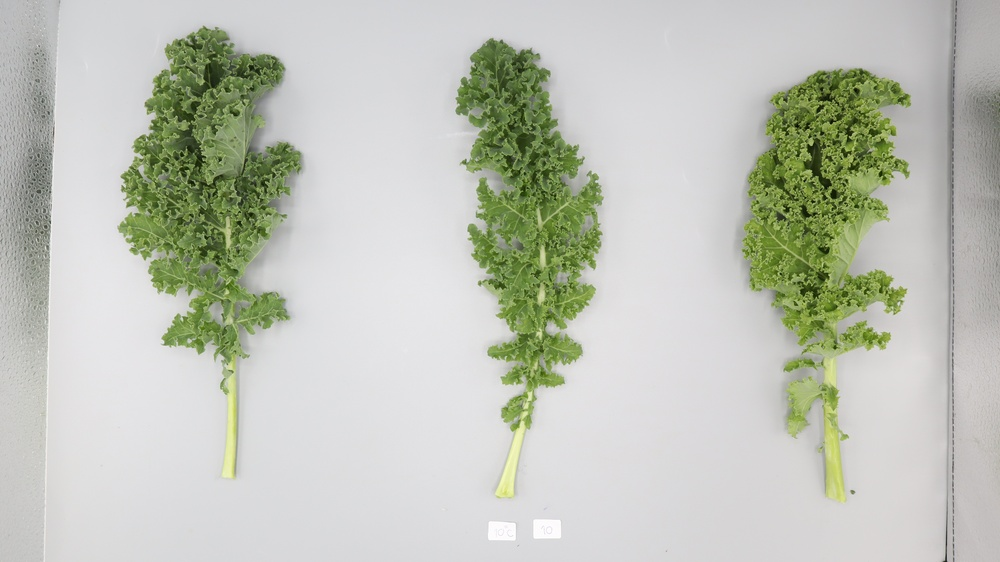
#> input picture materials/raw_images/0_10_10_2.jpg, 1000 x 562 px, shrunk from 3984 x 2240 before the run, found by its file name; its folder holds only this picture in this run
$ python grabcut_extraction.py
#> lines starting #> are read from the running program, lines starting #| are printed output that depends on the picture; after the words box and inside, x2 and y2 are one past the last pixel; in counts of white or black regions, pixels touching at a corner belong together
import cv2
import numpy as np
import os
import logging

# Configure logging
logging.basicConfig(
    level=logging.INFO,
    format='%(asctime)s - %(levelname)s - %(message)s',
    handlers=[logging.StreamHandler()]
)

def extract_leaves_with_transparency(image_path, output_path):
#> called with image_path = './raw_images/0_10_10_2.jpg', output_path = './output/color_based/0_10_10_2.jpg.png'
    try:
        logging.info(f"Processing image: {image_path}")

        # Load the image
        image = cv2.imread(image_path)
#> image is the input picture: shape (562, 1000, 3); mean B, G, R 183.7, 195.3, 191.6
        if image is None:
            logging.error(f"Failed to load image: {image_path}")
            return

        logging.info("Image loaded successfully.")

        # Convert to HSV color space
        hsv = cv2.cvtColor(image, cv2.COLOR_BGR2HSV)
#> hsv: shape (562, 1000, 3); mean H, S, V 72.8, 25.9, 196.6
        logging.info("Converted image to HSV color space.")

        # Define color ranges for green and yellow hues
        lower_bound_green = np.array([30, 40, 40])  # Adjust for green leaves
        upper_bound_green = np.array([85, 255, 255])  # Adjust for green leaves
        lower_bound_yellow = np.array([20, 40, 40])  # Adjust for yellow leaves
        upper_bound_yellow = np.array([30, 255, 255])  # Adjust for yellow leaves

        # Create masks for green and yellow hues
        mask_green = cv2.inRange(hsv, lower_bound_green, upper_bound_green)
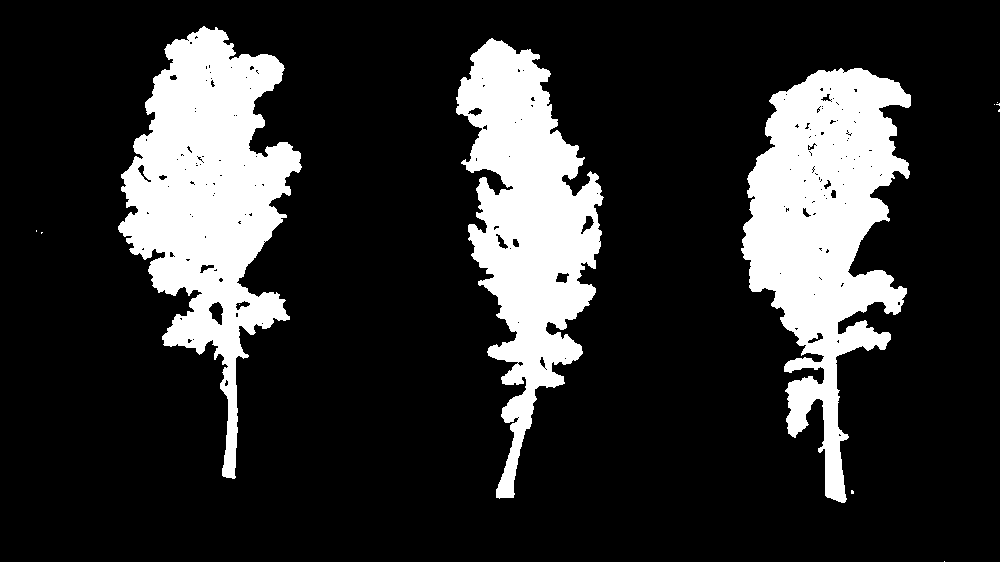
#> mask_green: shape (562, 1000); 19% white; 12 white regions (9 under 20 px), largest, box (x1, y1, x2, y2) and area: (118, 26, 302, 479) 37771, (741, 68, 911, 503) 37079, (456, 38, 604, 499) 32155
        mask_yellow = cv2.inRange(hsv, lower_bound_yellow, upper_bound_yellow)
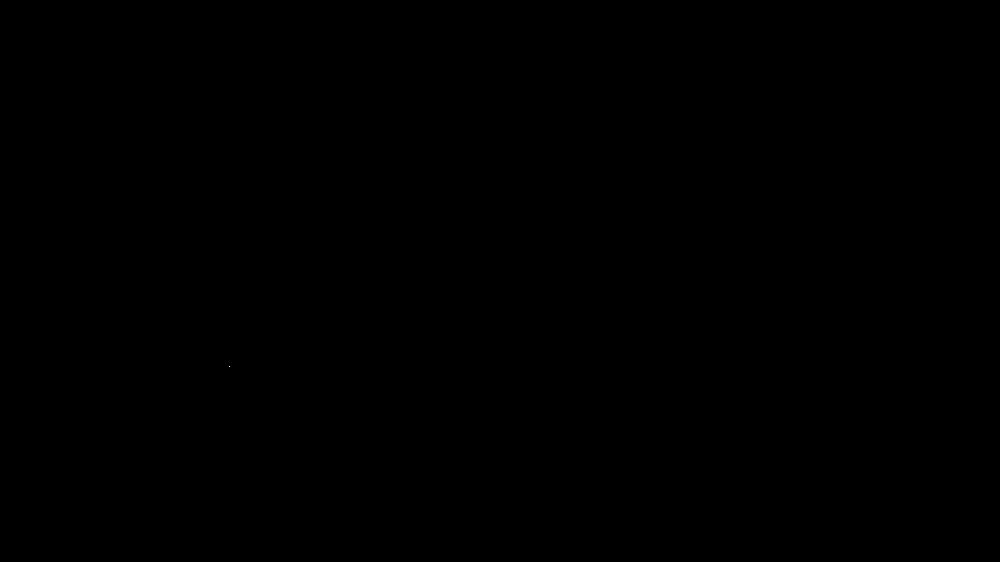
#> mask_yellow: shape (562, 1000); 0% white in thin lines or dots, all inside (x1, y1, x2, y2) = (229, 366, 230, 367)

        # Combine the masks
        mask = cv2.bitwise_or(mask_green, mask_yellow)

        # Clean up the mask using morphological operations
        kernel = cv2.getStructuringElement(cv2.MORPH_ELLIPSE, (5, 5))
        mask = cv2.morphologyEx(mask, cv2.MORPH_CLOSE, kernel)
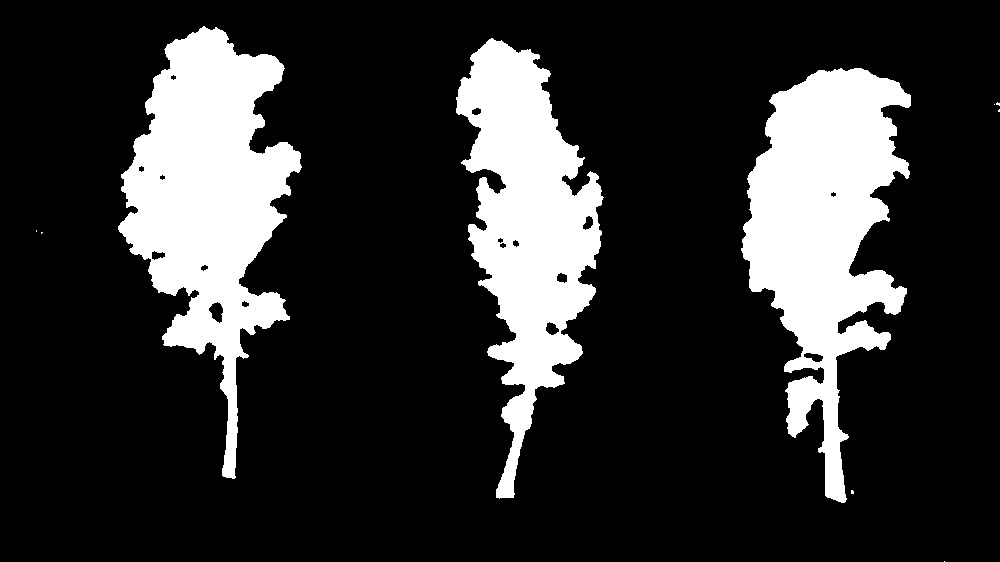
#> mask: shape (562, 1000); 19.4% white; 10 white regions (7 under 20 px), largest, box (x1, y1, x2, y2) and area: (118, 26, 302, 479) 38457, (741, 68, 911, 503) 37676, (456, 38, 604, 499) 32705
        mask = cv2.morphologyEx(mask, cv2.MORPH_OPEN, kernel)
#> mask: shape (562, 1000); 19.3% white; 3 white regions, box (x1, y1, x2, y2) and area: (118, 27, 301, 479) 38346, (741, 68, 911, 503) 37560, (456, 38, 603, 499) 32602
        logging.info("Applied morphological operations to clean the mask.")

        # Create an output with transparency (add alpha channel)
        b, g, r = cv2.split(image)
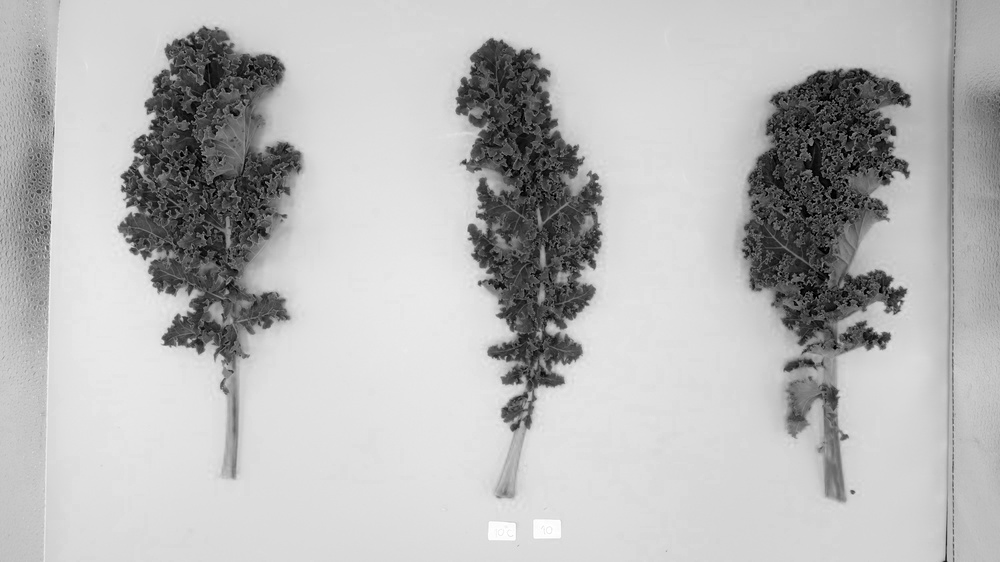
#> b: shape (562, 1000); min 0, max 255, mean 183.7
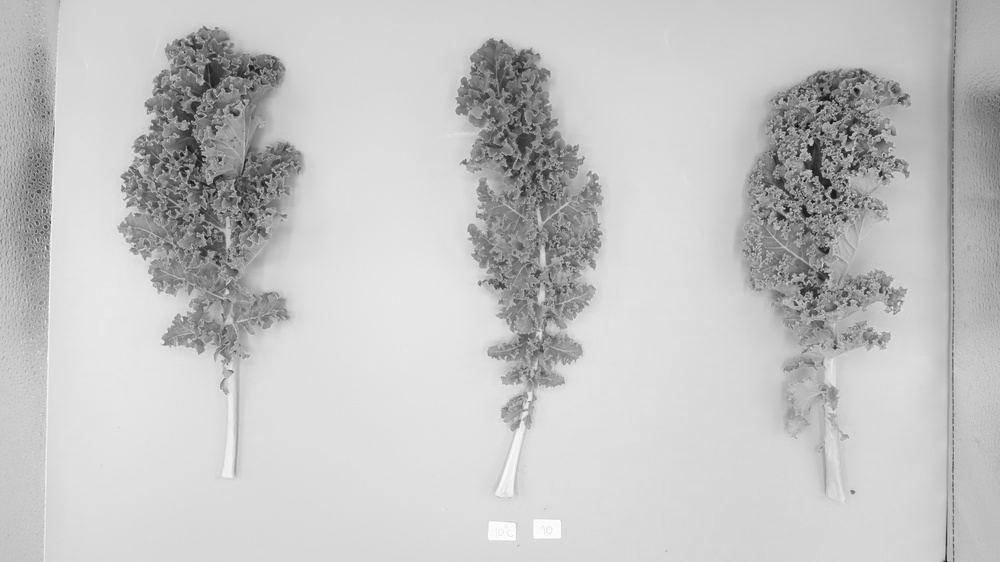
#> g: shape (562, 1000); min 12, max 255, mean 195.3
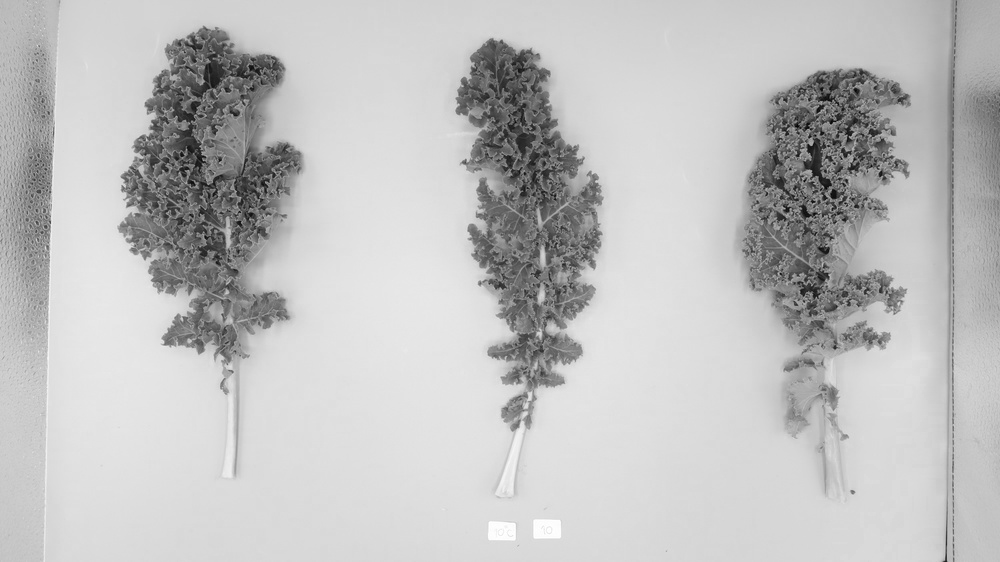
#> r: shape (562, 1000); min 2, max 255, mean 191.6
        alpha = mask  # Use the mask as the alpha channel
        result = cv2.merge([b, g, r, alpha])
        logging.info("Created output image with transparency.")

        # Save the result as PNG
        cv2.imwrite(output_path, result, [cv2.IMWRITE_PNG_COMPRESSION, 9])
        logging.info(f"Processed and saved image with transparency to: {output_path}")

    except Exception as e:
        logging.error(f"Error processing image {image_path}: {str(e)}")

def process_folder_with_transparency(input_folder, output_folder):
    try:
        if not os.path.exists(output_folder):
            os.makedirs(output_folder)
            logging.info(f"Created output folder: {output_folder}")

        image_files = [
            f for f in os.listdir(input_folder)
            if f.lower().endswith(('.png', '.jpg', '.jpeg'))
        ]

        logging.info(f"Found {len(image_files)} images in the input folder.")

        for filename in image_files:
            input_path = os.path.join(input_folder, filename)
            output_path = os.path.join(output_folder, f"{filename}.png")
            extract_leaves_with_transparency(input_path, output_path)

        logging.info("All images processed successfully.")

    except Exception as e:
        logging.error(f"Error processing folder: {str(e)}")

# Example usage
if __name__ == "__main__":
    input_folder = "./raw_images"  # Replace with your folder containing input images
    output_folder = "./output/color_based"  # Replace with your desired output folder
    process_folder_with_transparency(input_folder, output_folder)

$ run again, on materials/raw_images/0_20_7_1.jpg
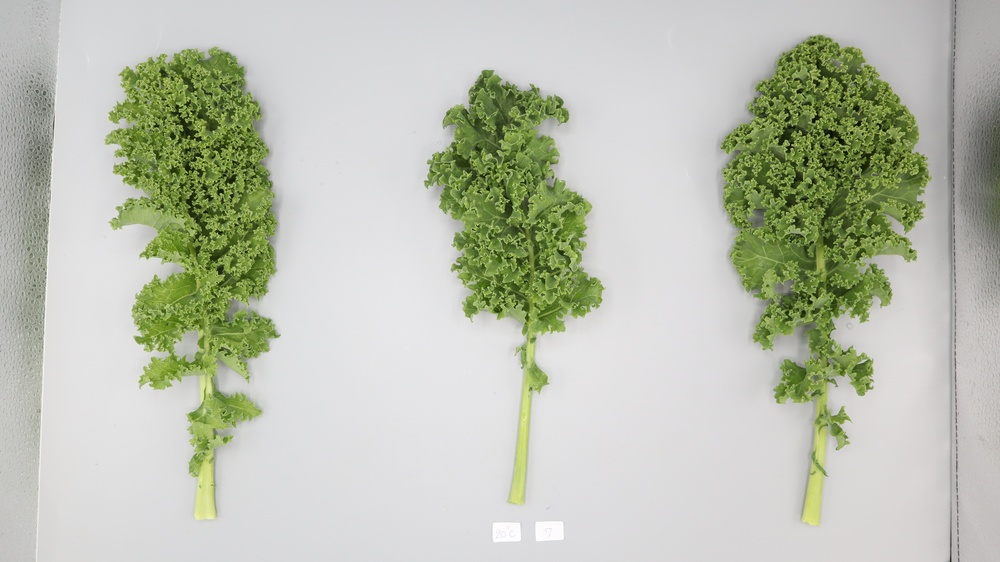
#> input picture materials/raw_images/0_20_7_1.jpg, 1000 x 562 px, shrunk from 3984 x 2240 before the run, found by its file name
#> in extract_leaves_with_transparency, image is the input picture: shape (562, 1000, 3); mean B, G, R 177.2, 193, 188.3
#> hsv: shape (562, 1000, 3); mean H, S, V 62.2, 33.7, 194
#> in extract_leaves_with_transparency, `mask_green = cv2.inRange(hsv, lower_bound_green, upper_bound_green)`:
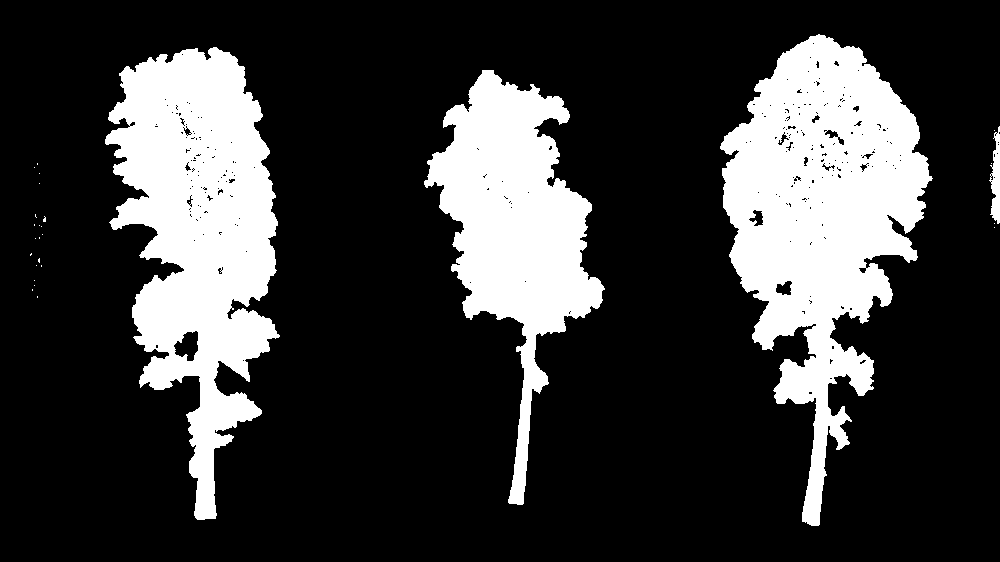
#> mask_green: shape (562, 1000); 22.8% white; 29 white regions (25 under 20 px), largest, box (x1, y1, x2, y2) and area: (720, 34, 933, 526) 50438, (105, 47, 280, 520) 45590, (424, 70, 605, 505) 31401, (989, 126, 1000, 224) 639
#> mask_yellow: shape (562, 1000); 0% white in thin lines or dots, all inside (x1, y1, x2, y2) = (802, 467, 816, 526)
#> in extract_leaves_with_transparency, `b, g, r = cv2.split(image)`:
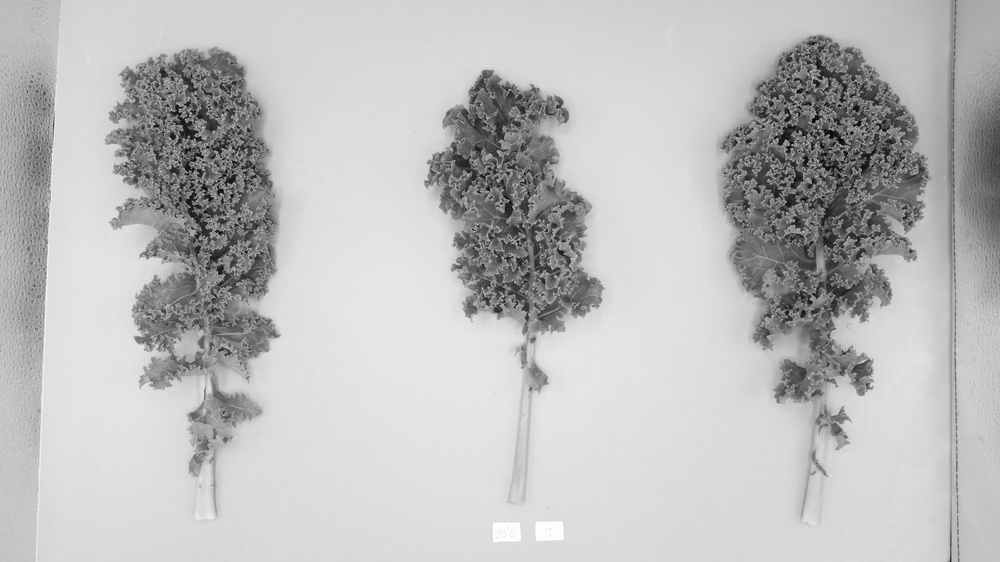
#> r: shape (562, 1000); min 1, max 255, mean 188.3

$ run again, on materials/raw_images/0_10_1_1.jpg
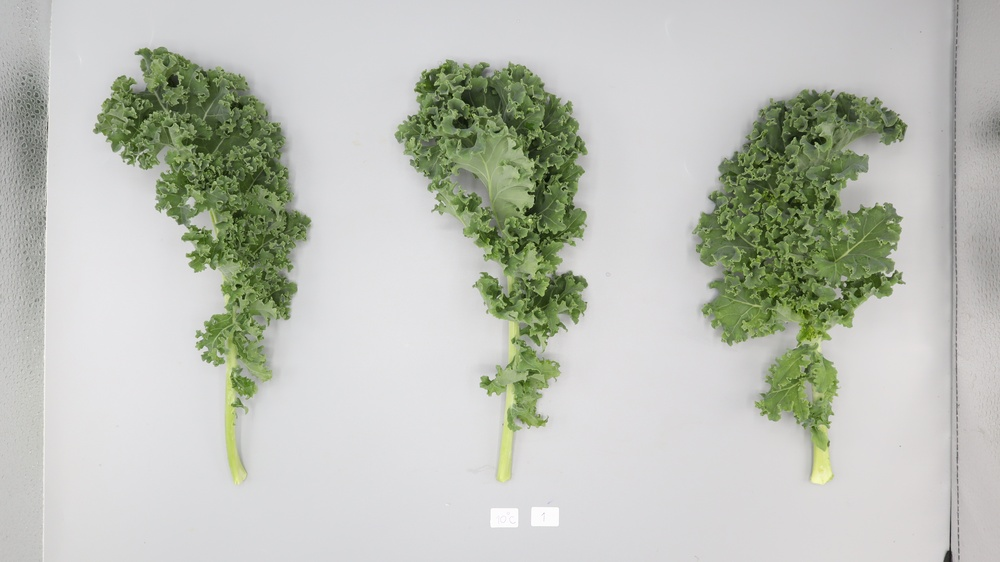
#> input picture materials/raw_images/0_10_1_1.jpg, 1000 x 562 px, shrunk from 3984 x 2240 before the run, found by its file name
#> in extract_leaves_with_transparency, image is the input picture: shape (562, 1000, 3); mean B, G, R 183.2, 192.7, 189
#> hsv: shape (562, 1000, 3); mean H, S, V 74.9, 23.3, 193.9
#> in extract_leaves_with_transparency, `mask_green = cv2.inRange(hsv, lower_bound_green, upper_bound_green)`:
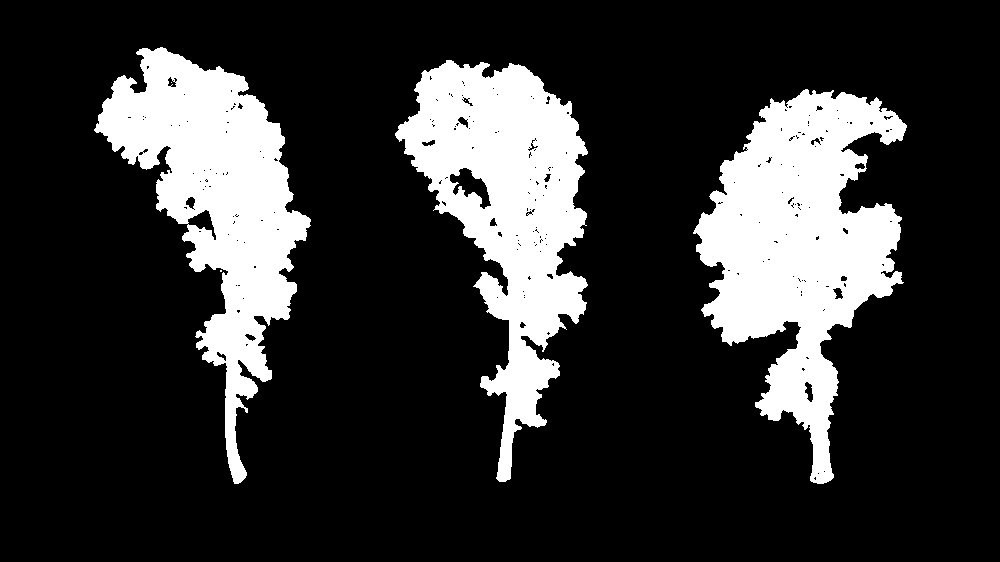
#> mask_green: shape (562, 1000); 20.3% white; 6 white regions (3 under 20 px), largest, box (x1, y1, x2, y2) and area: (693, 89, 907, 484) 42029, (395, 60, 588, 482) 36384, (94, 47, 311, 484) 35428
#> mask_yellow: shape (562, 1000); 0.01% white in thin lines or dots, all inside (x1, y1, x2, y2) = (810, 430, 831, 482)
#> in extract_leaves_with_transparency, `b, g, r = cv2.split(image)`:
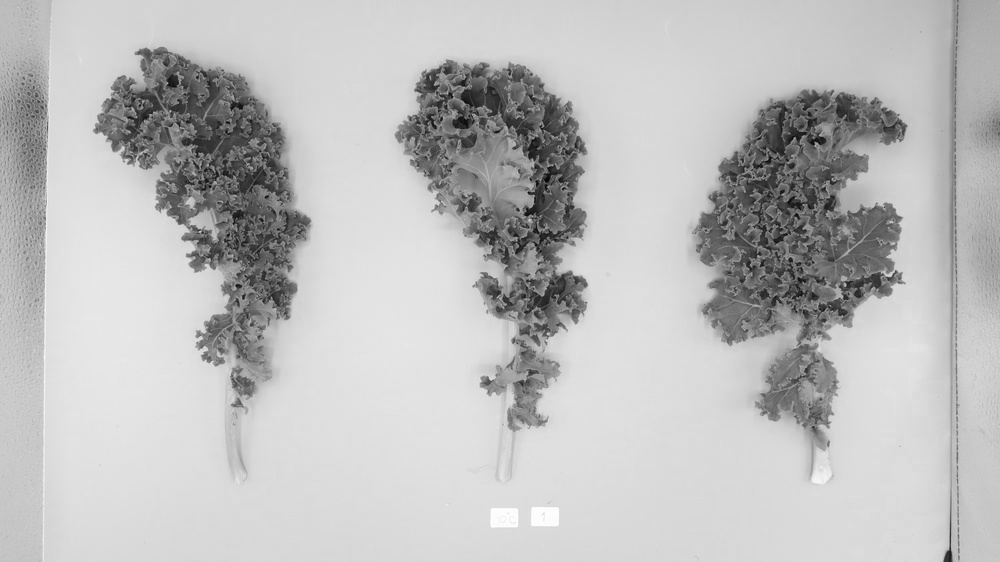
#> r: shape (562, 1000); min 2, max 255, mean 189
